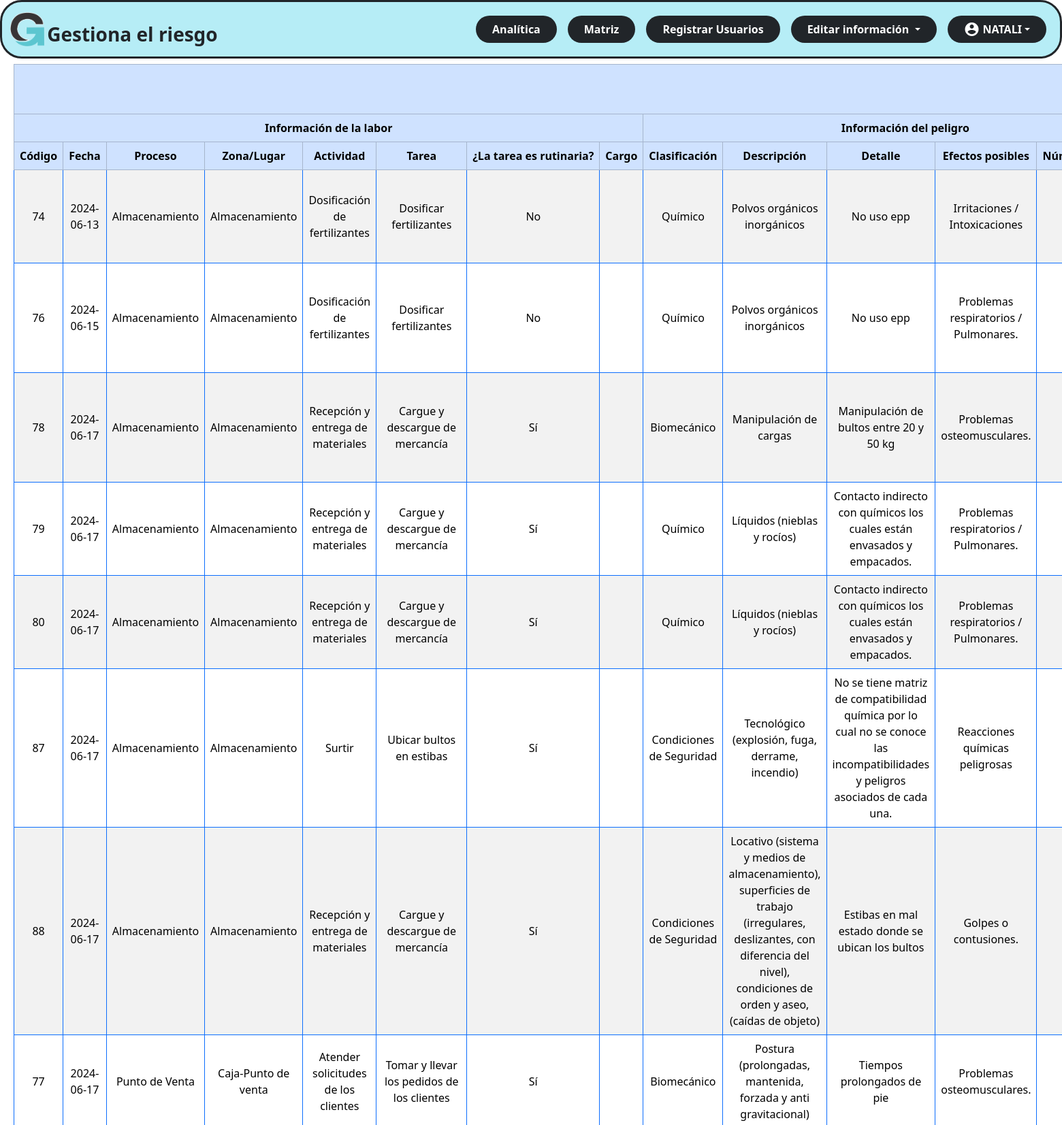
The app's page /administrador/tbl_matriz.php (signed in, upper part) with its own data.
### tables this page shows
CREATE TABLE `tblmatrizpeligros` (
  `Codigo` int(8) NOT NULL,
  `Usuario` varchar(10) NOT NULL,
  `Fecha` date NOT NULL,
  `Tarea` int(3) NOT NULL,
  `detallepeligro` varchar(1500) NOT NULL,
  `ZonaLugar` int(2) NOT NULL,
  `Cargos` int(2) NOT NULL,
  `DescripcionPeligro` int(2) NOT NULL,
  `ControlFuente` varchar(1500) NOT NULL,
  `ControlMedio` varchar(1500) NOT NULL,
  `ControlIndividuo` varchar(2000) NOT NULL,
  `NivelDeficiencia` int(2) NOT NULL,
  `NivelExposicion` int(1) NOT NULL,
  `NivelConsecuencia` int(3) NOT NULL,
  `NumeroExpuesto` int(3) NOT NULL,
  `MiEliminacion` varchar(2000) NOT NULL,
  `MiSustitucion` varchar(2000) NOT NULL,
  `MiControlIngenieria` varchar(2000) NOT NULL,
  `MiControlAdministrativo` varchar(2000) NOT NULL,
  `Estado` int(1) NOT NULL,
  `EfectosPosibles` varchar(1500) NOT NULL
);

CREATE TABLE `tblproceso` (
  `Codigo` int(3) NOT NULL,
  `Nombre` varchar(50) NOT NULL
);

CREATE TABLE `tblzonalugar` (
  `Codigo` int(2) NOT NULL,
  `Nombre` varchar(50) NOT NULL
);

CREATE TABLE `tblactividad` (
  `Codigo` int(3) NOT NULL,
  `Nombre` varchar(50) NOT NULL,
  `Proceso` int(3) NOT NULL
);

CREATE TABLE `tbltarea` (
  `Codigo` int(3) NOT NULL,
  `Nombre` varchar(100) NOT NULL,
  `Actividad` int(3) NOT NULL,
  `Rutinario` tinyint(1) NOT NULL
);

CREATE TABLE `tblclasificacionpeligro` (
  `Codigo` int(1) NOT NULL,
  `Nombre` varchar(30) NOT NULL
);

CREATE TABLE `tbldescripcionpeligro` (
  `Codigo` int(2) NOT NULL,
  `Nombre` varchar(2000) NOT NULL,
  `Clasificacion` int(1) NOT NULL
);

### administrador/tbl_matriz.php (the view, shortened to what this page needs)
<?php
include ('conexion.php');
$query ="SELECT
mp.Codigo,
mp.Fecha,
mp.detallepeligro,
mp.ControlFuente,
mp.ControlMedio,
mp.ControlIndividuo,
mp.NumeroExpuesto,
mp.EfectosPosibles,
mp.MiEliminacion,
mp.MiSustitucion,
mp.MiControlIngenieria,
mp.MiControlAdministrativo,
ta.Nombre AS 'Tarea',
zl.Nombre AS 'ZonaLugar',
dp.Nombre AS 'DescripcionPeligro',
nd.Nombre AS 'NivelDeficiencia',
ne.Nombre AS 'NivelExposicion',
nc.Nombre AS 'NivelConsecuencia',
ac.Nombre AS 'Actividad',
pr.Nombre AS 'Proceso',
cp.Nombre AS 'Clasificacion',
mp.NivelDeficiencia,
mp.NivelExposicion,
nc.Nombre AS 'NivelConsecuencia',
(mp.NivelDeficiencia * mp.NivelExposicion) AS 'NivelProbabilidad',
ta.Rutinario AS 'Rutinario',
((mp.NivelDeficiencia * mp.NivelExposicion) * mp.NivelConsecuencia) AS 'NivelRiesgoIntervencion',
mp.MiEliminacion,
mp.MiSustitucion,
mp.MiControlIngenieria,
mp.MiControlAdministrativo,
es.Nombre AS 'Estado'
FROM
tblmatrizpeligros AS mp
INNER JOIN
tbltarea AS ta ON mp.Tarea = ta.Codigo
INNER JOIN
tblZonaLugar AS zl ON mp.ZonaLugar = zl.Codigo
INNER JOIN
tblDescripcionPeligro AS dp ON mp.DescripcionPeligro = dp.Codigo
INNER JOIN
tblclasificacionpeligro AS cp ON dp.Clasificacion = cp.Codigo
INNER JOIN
tblactividad AS ac ON ta.Actividad = ac.Codigo
INNER JOIN
tblproceso AS pr ON ac.Proceso = pr.Codigo
INNER JOIN
tblNivelDeficiencia AS nd ON mp.NivelDeficiencia = nd.ValorNivelDeficiencia
INNER JOIN
tblNivelExposicion AS ne ON mp.NivelExposicion = ne.ValorNivelExposicion
INNER JOIN
tblNivelConsecuencia AS nc ON mp.NivelConsecuencia = nc.ValorNivelConsecuencia
INNER JOIN
tblestado AS es ON mp.Estado = es.Codigo";
$resultado = $con->query($query)
?>
<!DOCTYPE html>
<html lang="en">
<head>
</head>
<body>
  <?php include ('vistas/nav.php'); ?>
  <div class="container-fluid">
    <div class="m-2">
        <table id="tabla_matriz" class="table table-bordered border-primary align-middle text-center table-striped">
            <thead class="table-primary text-nowrap ">
                <tr>
                    <th colspan="30">
                        <h1>IDENTIFICACIÓN DE PELIGROS, EVALUACIÓN Y VALORACIÓN DE RIESGOS - GTC-45</h1< /th>
                </tr>
                <tr>
                    <th colspan="8">Información de la labor
                    </th>
                    <th colspan="5">
                        Información del peligro
                    </th>
                </tr>
                <tr>
                    <th>
                       Código
                    </th>
                    <th>
                       Fecha
                    </th>
                    <th>
                       Proceso
                    </th>
                    <th>
                       Zona/Lugar
                    </th>
                    <th>
                       Actividad
                    </th>
                    <th>
                       Tarea
                    </th>
                    <th>
                       ¿La tarea es rutinaria?
                    </th>
                    <th>
                       Cargo
                    </th>
                    <th>
                       Clasificación
                    </th>
                    <th>
                       Descripción
                    </th>
                    <th>
                       Detalle
                    </th>
                    <th>
                       Efectos posibles
                    </th>
                    <th>
                       Número de expuestos
                    </th>
                </tr>
            </thead>
            <tbody>
                <?php
                while ($dato = $resultado->fetch_assoc()) {
                    ?>
                    <tr>
                        <td><?php echo "{$dato['Codigo']}" ?></td>
                        <td><?php echo "{$dato['Fecha']}" ?></td>
                        <td><?php echo "{$dato['Proceso']}" ?></td>
                        <td><?php echo "{$dato['ZonaLugar']}" ?></td>
                        <td><?php echo "{$dato['Actividad']}" ?></td>
                        <td><?php echo "{$dato['Tarea']}" ?></td>
                        <td><?php echo ($dato['Rutinario'] == 1) ? 'Sí' : 'No'; ?></td>
                        <td><?php echo "{$dato['Cargo']}" ?></td>
                        <td><?php echo "{$dato['Clasificacion']}" ?></td>
                        <td><?php echo "{$dato['DescripcionPeligro']}" ?></td>
                        <td><?php echo "{$dato['detallepeligro']}" ?></td>
                        <td><?php echo "{$dato['EfectosPosibles']}" ?></td>
                        <td><?php echo "{$dato['NumeroExpuesto']}" ?></td>
                    </tr>
                    <?php
                }
                ?>
            </tbody>
        </table>
    </div>
  </div>
</body>
</html>

### css/style_admin.css (style rules this page uses)
h1 { text-align: center; }

### records on screen
tblmatrizpeligros: Codigo "74", Fecha "2024-06-13", tblproceso.Nombre "Almacenamiento", ZonaLugar.Nombre "Almacenamiento", tblactividad.Nombre "Dosificación de fertilizantes", Tarea.Nombre "Dosificar fertilizantes", tblclasificacionpeligro.Nombre "Químico", DescripcionPeligro.Nombre "Polvos orgánicos inorgánicos", detallepeligro "No uso epp", EfectosPosibles "Irritaciones / Intoxicaciones"
tblmatrizpeligros: Codigo "76", Fecha "2024-06-15", tblproceso.Nombre "Almacenamiento", ZonaLugar.Nombre "Almacenamiento", tblactividad.Nombre "Dosificación de fertilizantes", Tarea.Nombre "Dosificar fertilizantes", tblclasificacionpeligro.Nombre "Químico", DescripcionPeligro.Nombre "Polvos orgánicos inorgánicos", detallepeligro "No uso epp", EfectosPosibles "Problemas respiratorios / Pulmonares."
tblmatrizpeligros: Codigo "78", Fecha "2024-06-17", tblproceso.Nombre "Almacenamiento", ZonaLugar.Nombre "Almacenamiento", tblactividad.Nombre "Recepción y entrega de materiales", Tarea.Nombre "Cargue y descargue de mercancía", shows "Sí", tblclasificacionpeligro.Nombre "Biomecánico", DescripcionPeligro.Nombre "Manipulación de cargas", detallepeligro "Manipulación de bultos entre 20 y 50 kg", EfectosPosibles "Problemas osteomusculares."
tblmatrizpeligros: Codigo "79", Fecha "2024-06-17", tblproceso.Nombre "Almacenamiento", ZonaLugar.Nombre "Almacenamiento", tblactividad.Nombre "Recepción y entrega de materiales", Tarea.Nombre "Cargue y descargue de mercancía", shows "Sí", tblclasificacionpeligro.Nombre "Químico", DescripcionPeligro.Nombre "Líquidos (nieblas y rocíos)", detallepeligro "Contacto indirecto con químicos los cuales están envasados y empacados.", EfectosPosibles "Problemas respiratorios / Pulmonares."
tblmatrizpeligros: Codigo "80", Fecha "2024-06-17", tblproceso.Nombre "Almacenamiento", ZonaLugar.Nombre "Almacenamiento", tblactividad.Nombre "Recepción y entrega de materiales", Tarea.Nombre "Cargue y descargue de mercancía", shows "Sí", tblclasificacionpeligro.Nombre "Químico", DescripcionPeligro.Nombre "Líquidos (nieblas y rocíos)", detallepeligro "Contacto indirecto con químicos los cuales están envasados y empacados.", EfectosPosibles "Problemas respiratorios / Pulmonares."
tblmatrizpeligros: Codigo "87", Fecha "2024-06-17", tblproceso.Nombre "Almacenamiento", ZonaLugar.Nombre "Almacenamiento", tblactividad.Nombre "Surtir", Tarea.Nombre "Ubicar bultos en estibas", shows "Sí", tblclasificacionpeligro.Nombre "Condiciones de Seguridad", DescripcionPeligro.Nombre "Tecnológico (explosión, fuga, derrame, incendio)", detallepeligro "No se tiene matriz de compatibilidad química por lo cual no se conoce las incompatibilidades y peligros asociados de cada una.", EfectosPosibles "Reacciones químicas peligrosas"
tblmatrizpeligros: Codigo "88", Fecha "2024-06-17", tblproceso.Nombre "Almacenamiento", ZonaLugar.Nombre "Almacenamiento", tblactividad.Nombre "Recepción y entrega de materiales", Tarea.Nombre "Cargue y descargue de mercancía", shows "Sí", tblclasificacionpeligro.Nombre "Condiciones de Seguridad", DescripcionPeligro.Nombre "Locativo (sistema y medios de almacenamiento), superficies de trabajo (irregulares, deslizantes, con diferencia del nivel), condiciones de orden y aseo, (caídas de objeto)", detallepeligro "Estibas en mal estado donde se ubican los bultos", EfectosPosibles "Golpes o contusiones."
tblmatrizpeligros: Codigo "77", Fecha "2024-06-17", tblproceso.Nombre "Punto de Venta", ZonaLugar.Nombre "Caja-Punto de venta", tblactividad.Nombre "Atender solicitudes de los clientes", Tarea.Nombre "Tomar y llevar los pedidos de los clientes", shows "Sí", tblclasificacionpeligro.Nombre "Biomecánico", DescripcionPeligro.Nombre "Postura (prolongadas, mantenida, forzada y anti gravitacional)", detallepeligro "Tiempos prolongados de pie", EfectosPosibles "Problemas osteomusculares."

### other values on screen
$_SESSION['nombre'] "NATALI"
